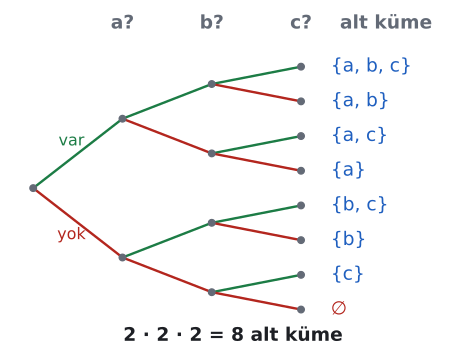

This figure's Python source:
import sys; sys.path.insert(0, "tools")
from cizim import *

# Ders: {a, b, c} kümesinin alt kümeleri. Her eleman için iki seçenek (al / alma): 2 · 2 · 2 = 8.
fig, ax = sekil(6.0, 4.6)
ax.axis("off"); ax.set_xlim(-0.3, 10.2); ax.set_ylim(-0.6, 9.2)
X = [0.3, 2.4, 4.5, 6.6]          # kök, a, b, c sütunları
yap = [7.5 - i for i in range(8)]  # yaprakların yüksekliği
def dugum_y(seviye, i):            # seviyedeki i. düğümün yüksekliği (yaprakların ortalaması)
    adim = 2 ** (3 - seviye)
    return sum(yap[i * adim:(i + 1) * adim]) / adim
for s, h in enumerate(["", "a?", "b?", "c?"]):
    if h: ax.text(X[s], 8.6, h, ha="center", fontsize=14, color=SOLUK, fontweight="bold")
ax.text(8.6, 8.6, "alt küme", ha="center", fontsize=14, color=SOLUK, fontweight="bold")
for s in range(3):
    for i in range(2 ** s):
        y0 = dugum_y(s, i)
        for k, (renk, isim) in enumerate([(YESIL, "var"), (KIRMIZI, "yok")]):
            y1 = dugum_y(s + 1, 2 * i + k)
            ax.plot([X[s], X[s + 1]], [y0, y1], color=renk, lw=1.8)
            if s == 0:
                ax.text((X[0] + X[1]) / 2 - 0.15, (y0 + y1) / 2 + (0.35 if k == 0 else -0.35), isim,
                        ha="center", va="center", fontsize=12, color=renk)
for s in range(4):
    for i in range(2 ** s):
        ax.plot(X[s], dugum_y(s, i), "o", color=SOLUK, markersize=5, zorder=5)
harfler = "abc"
for i in range(8):
    secim = [h for j, h in enumerate(harfler) if not (i >> (2 - j)) & 1]
    ax.text(7.3, yap[i], "{" + ", ".join(secim) + "}" if secim else "∅", va="center", fontsize=14,
            color=MAVI if secim else KIRMIZI)
ax.text(5.0, -0.4, "2 · 2 · 2 = 8 alt küme", ha="center", fontsize=14, color=YAZI, fontweight="bold")
kaydet(fig, __file__)
